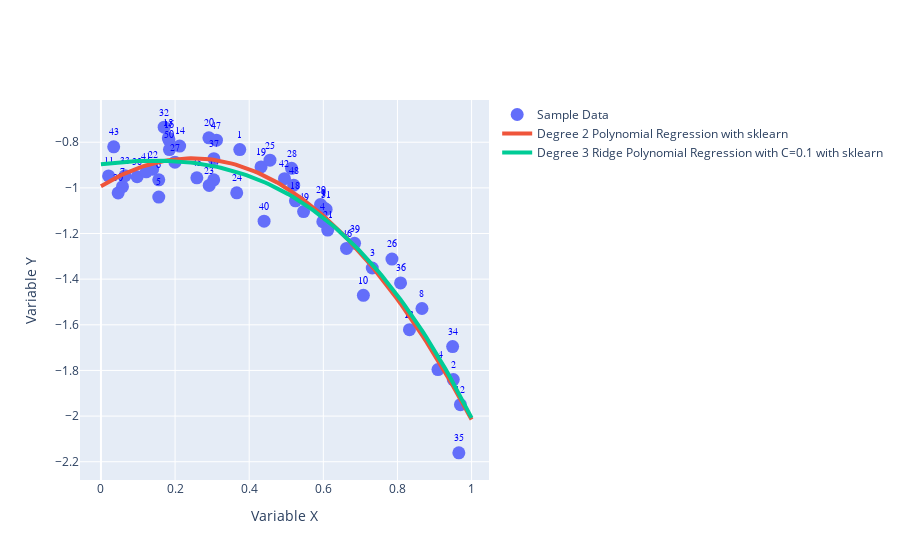

This figure's notebook cell:
### Markdown cell above
On constate que l'introduction de C limite considérablement le surapprentissage car même des degrés élevés ne conduisent pas à des erreurs de test très importantes. Dans le cas C=0.1, on constate que le meilleur degré de régression est $3$. On trace maintenant le modèle obtenu

### Code cell
configure_plotly_browser_state()

#OLS classique de degree 2
pf = PolynomialFeatures(degree =2)
x_ = pf.fit_transform(X.reshape(-1, 1))
linreg = lm.LinearRegression()
linreg.fit(x_, Y.reshape(-1, 1))

# Regression ridge 
lamb = 0.1
d = 3
degree = d
model = make_pipeline(PolynomialFeatures(degree), Ridge(alpha=lamb, fit_intercept=False))
model.fit(X.reshape(-1, 1), Y)


trace = Scatter(
    x=X,
    y=Y,
    mode='markers+text',
    marker=dict(size=13),
    text=[f"{i+1}" for i in range(50)],
    textposition="top center",
    textfont=dict(
        family="bold",
        size=10,
        color="blue"
    ),
    name="Sample Data",
)
x_ = pf.fit_transform(x_gr.reshape(-1, 1))
y_gr = linreg.predict(x_).flatten()

trace2 = Scatter(
    x=x_gr,
    y=y_gr,
    mode='lines',
    line=dict(width=4),
    name="Degree 2 Polynomial Regression with sklearn"
)

y_ridge = model.predict(x_gr.reshape(-1, 1)).flatten()

trace3 = Scatter(
    x=x_gr,
    y=y_ridge,
    mode='lines',
    line=dict(width=4),
    name=f"Degree {d} Ridge Polynomial Regression with C={lamb} with sklearn"
)


fig = dict(data=[trace,trace2,trace3], layout={})
fig['layout']['xaxis'] = dict(title='Variable X')
fig['layout']['yaxis'] = dict(title='Variable Y')

iplot(fig)
